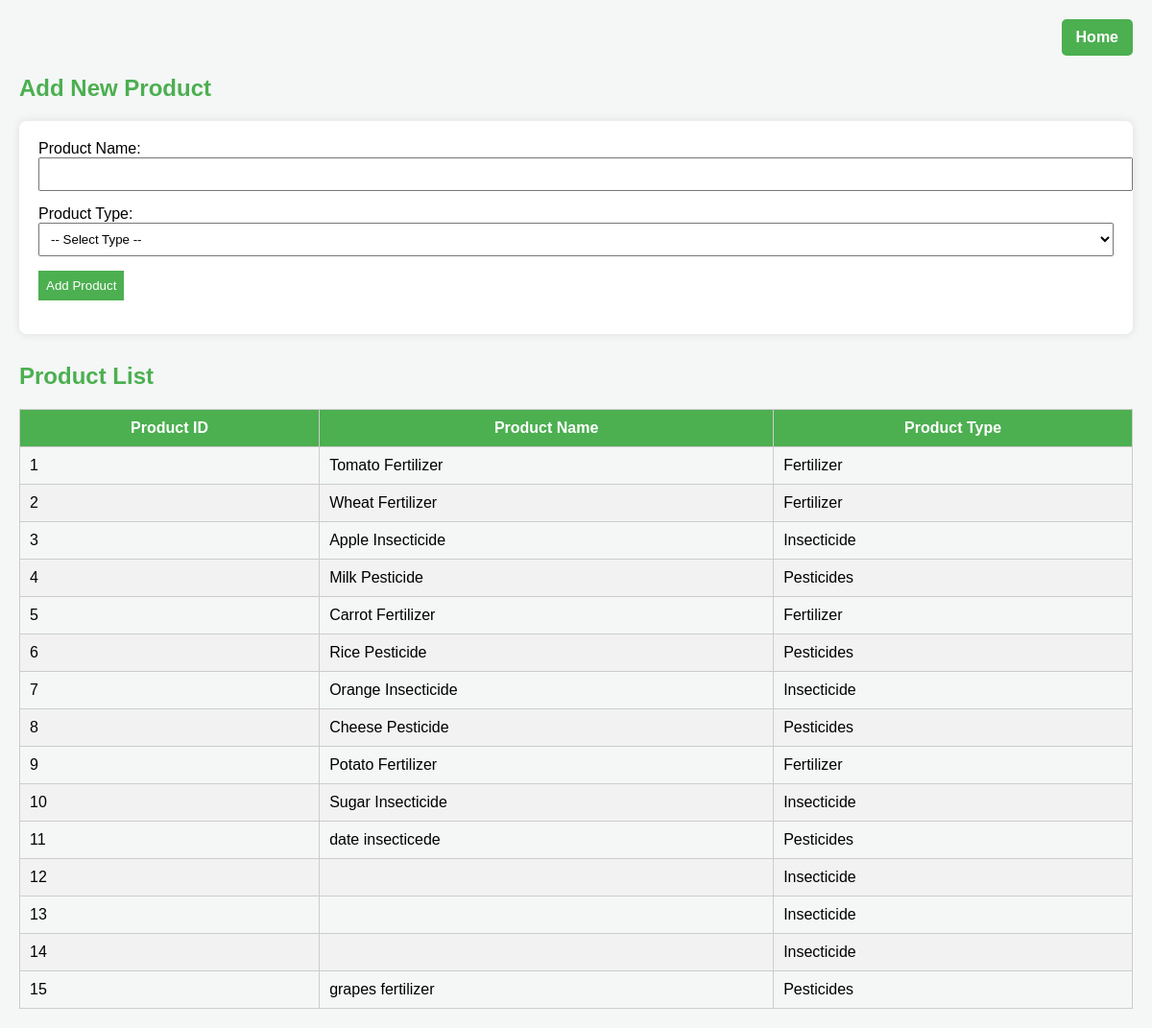
Screenshot of /add_product.php with the database file from the repository.
### tables this page shows
CREATE TABLE `product` (
  `product_id` int(11) NOT NULL,
  `product_name` varchar(100) NOT NULL,
  `product_type` varchar(50) NOT NULL
);

### add_product.php (the view, shortened to what this page needs)
<?php
$servername = "localhost";
$username = "root";
$password = "";
$database = "agriculture_management_system";
$conn = new mysqli($servername, $username, $password, $database);
$list_sql = "SELECT product_id, product_name, product_type FROM product";
$product_result = $conn->query($list_sql);
?>
<!DOCTYPE html>
<html lang="en">
<head>
</head>
<body>
<div class="top-bar">
    <a href="dashboard.php" class="home-button">Home</a>
</div>
<h2>Add New Product</h2>
<form method="POST" action="">
    <label>Product Name:</label>
    <input type="text" name="product_name" required>
    <label>Product Type:</label>
    <select name="product_type" required>
        <option value="">-- Select Type --</option>
    </select>
    <input type="submit" value="Add Product">
</form>
<?php if ($product_result->num_rows > 0): ?>
    <h2>Product List</h2>
    <table>
        <thead>
            <tr>
                <th>Product ID</th>
                <th>Product Name</th>
                <th>Product Type</th>
            </tr>
        </thead>
        <tbody>
            <?php while ($row = $product_result->fetch_assoc()): ?>
                <tr>
                    <td><?= $row['product_id'] ?></td>
                    <td><?= $row['product_name'] ?></td>
                    <td><?= $row['product_type'] ?></td>
                </tr>
            <?php endwhile; ?>
        </tbody>
    </table>
<?php else: ?>
    <p>No products added yet.</p>
<?php endif; ?>
</body>
</html>

### add_product.php (style rules this page uses)
body { font-family: Arial, sans-serif; background-color: #f4f7f6; margin: 0; padding: 20px; }
.top-bar { display: flex; justify-content: flex-end; margin-bottom: 20px; }
.home-button { background-color: #4CAF50; color: white; padding: 10px 15px; text-decoration: none; border-radius: 5px; font-weight: bold; }
h2 { color: #4CAF50; }
form { background-color: #fff; padding: 20px; margin-bottom: 30px; box-shadow: 0 0 10px rgba(0,0,0,0.1); border-radius: 8px; }
input, select { padding: 8px; width: 100%; margin-bottom: 15px; }
input[type="submit"] { background-color: #4CAF50; color: white; border: none; width: auto; cursor: pointer; }
table { width: 100%; border-collapse: collapse; margin-top: 20px; }
th, td { padding: 10px; border: 1px solid #ccc; }
th { background-color: #4CAF50; color: white; }
tr:nth-child(even) { background-color: #f2f2f2; }

### rows the page displays
product: product_id "1", product_name "Tomato Fertilizer", product_type "Fertilizer"
product: product_id "2", product_name "Wheat Fertilizer", product_type "Fertilizer"
product: product_id "3", product_name "Apple Insecticide", product_type "Insecticide"
product: product_id "4", product_name "Milk Pesticide", product_type "Pesticides"
product: product_id "5", product_name "Carrot Fertilizer", product_type "Fertilizer"
product: product_id "6", product_name "Rice Pesticide", product_type "Pesticides"
product: product_id "7", product_name "Orange Insecticide", product_type "Insecticide"
product: product_id "8", product_name "Cheese Pesticide", product_type "Pesticides"
product: product_id "9", product_name "Potato Fertilizer", product_type "Fertilizer"
product: product_id "10", product_name "Sugar Insecticide", product_type "Insecticide"
product: product_id "11", product_name "date insecticede", product_type "Pesticides"
product: product_id "12", product_type "Insecticide"
product: product_id "13", product_type "Insecticide"
product: product_id "14", product_type "Insecticide"
product: product_id "15", product_name "grapes fertilizer", product_type "Pesticides"
